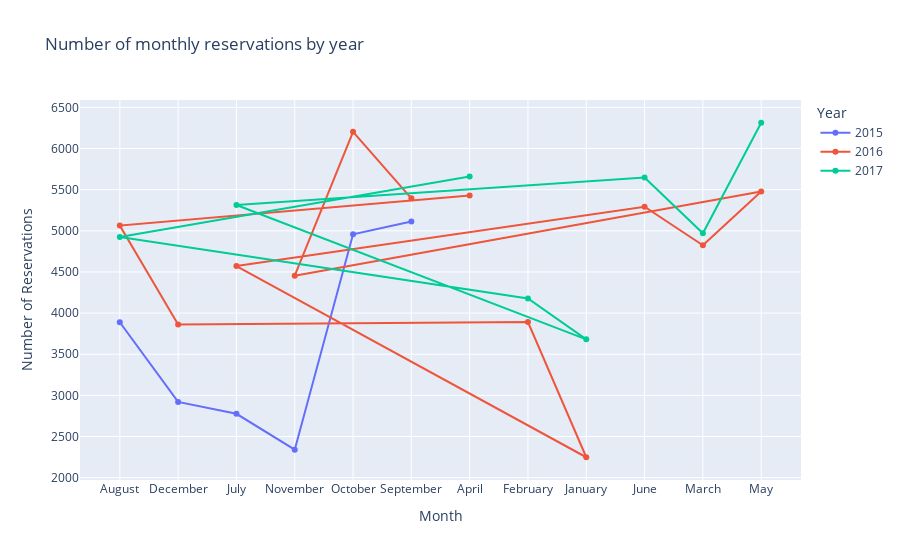

Notebook source saved alongside this figure:
### Code cell
import plotly.express as px

# 1. Number of monthly reservations
monthly_res = df.groupby(['arrival_date_year', 'arrival_date_month']).size().reset_index(name='reservations')

# 2. We rearrange the order of the months.
months = ['January','February','March','April','May','June',
          'July','August','September','October','November','December']
monthly_res['arrival_date_month'] = pd.Categorical(monthly_res['arrival_date_month'], categories=months, ordered=True)

# 3. Line chart
fig = px.line(
    monthly_res,
    x="arrival_date_month",
    y="reservations",
    color="arrival_date_year",
    markers=True,
    labels={
        "arrival_date_month": "Month",
        "reservations": "Number of Reservations",
        "arrival_date_year": "Year"
    },
    title="Number of monthly reservations by year"
)

fig.show()

### Figure 1 — Plotly figure (JSON) as saved in the notebook; plotly's stock layout.template omitted (floating-point values rounded to 4 significant figures)
{"data": [{"hovertemplate": "Year=2015<br>Month=%{x}<br>Number of Reservations=%{y}<extra></extra>", "legendgroup": "2015", "line": {"color": "#636efa", "dash": "solid"}, "marker": {"symbol": "circle"}, "mode": "markers+lines", "name": "2015", "orientation": "v", "showlegend": true, "type": "scatter", "x": ["August", "December", "July", "November", "October", "September"], "xaxis": "x", "y": [3889, 2920, 2776, 2340, 4957, 5114], "yaxis": "y"}, {"hovertemplate": "Year=2016<br>Month=%{x}<br>Number of Reservations=%{y}<extra></extra>", "legendgroup": "2016", "line": {"color": "#EF553B", "dash": "solid"}, "marker": {"symbol": "circle"}, "mode": "markers+lines", "name": "2016", "orientation": "v", "showlegend": true, "type": "scatter", "x": ["April", "August", "December", "February", "January", "July", "June", "March", "May", "November", "October", "September"], "xaxis": "x", "y": [5428, 5063, 3860, 3891, 2248, 4572, 5292, 4824, 5478, 4454, 6203, 5394], "yaxis": "y"}, {"hovertemplate": "Year=2017<br>Month=%{x}<br>Number of Reservations=%{y}<extra></extra>", "legendgroup": "2017", "line": {"color": "#00cc96", "dash": "solid"}, "marker": {"symbol": "circle"}, "mode": "markers+lines", "name": "2017", "orientation": "v", "showlegend": true, "type": "scatter", "x": ["April", "August", "February", "January", "July", "June", "March", "May"], "xaxis": "x", "y": [5661, 4925, 4177, 3681, 5313, 5647, 4970, 6313], "yaxis": "y"}], "layout": {"autosize": true, "legend": {"title": {"text": "Year"}, "tracegroupgap": 0}, "title": {"text": "Number of monthly reservations by year"}, "xaxis": {"anchor": "y", "autorange": true, "domain": [0, 1], "range": [-0.6672, 11.67], "title": {"text": "Month"}, "type": "category"}, "yaxis": {"anchor": "x", "autorange": true, "domain": [0, 1], "range": [1913.0, 6648.0], "title": {"text": "Number of Reservations"}, "type": "linear"}}}
